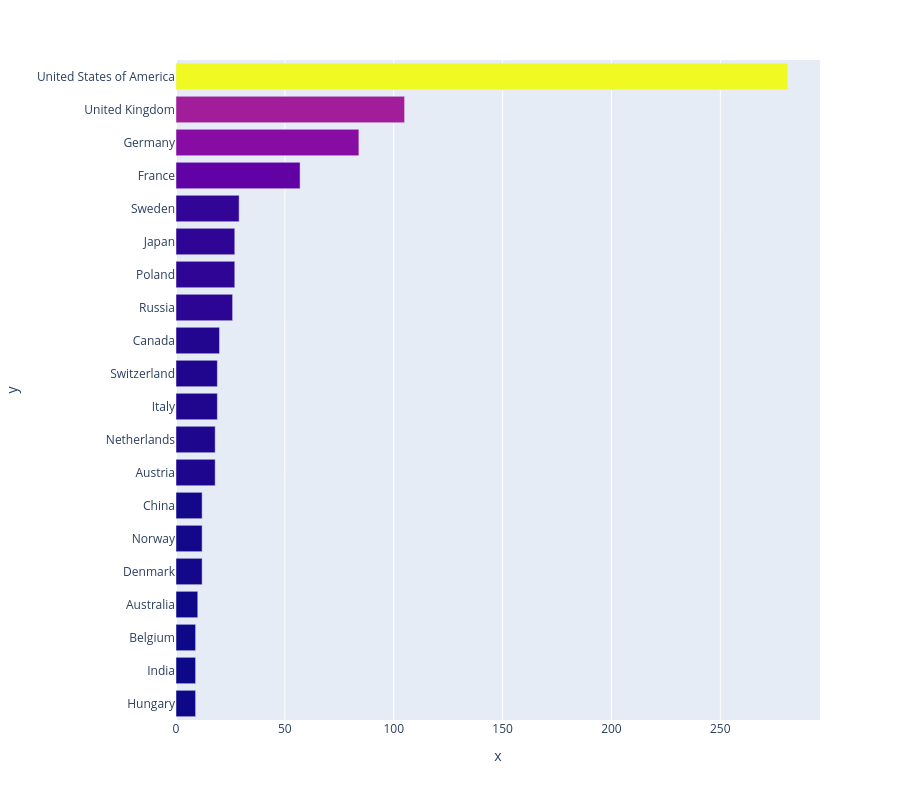

Source (notebook cell):
### Code cell
h_bar = px.bar(x=top20_countries.prize, 
               y=top20_countries.birth_country_current,
               color=top20_countries.prize,
               orientation="h", 
               height=800)

h_bar.update_layout(coloraxis_showscale=False)

h_bar.show()

### Figure 1 — Plotly figure (JSON) as saved in the notebook; plotly's stock layout.template omitted (floating-point values rounded to 4 significant figures)
{"data": [{"hovertemplate": "x=%{x}<br>y=%{y}<br>color=%{marker.color}<extra></extra>", "legendgroup": "", "marker": {"color": [9, 9, 9, 10, 12, 12, 12, 18, 18, 19, 19, 20, 26, 27, 27, 29, 57, 84, 105, 281], "coloraxis": "coloraxis", "pattern": {"shape": ""}}, "name": "", "orientation": "h", "showlegend": false, "textposition": "auto", "type": "bar", "x": [9, 9, 9, 10, 12, 12, 12, 18, 18, 19, 19, 20, 26, 27, 27, 29, 57, 84, 105, 281], "xaxis": "x", "y": ["Hungary", "India", "Belgium", "Australia", "Denmark", "Norway", "China", "Austria", "Netherlands", "Italy", "Switzerland", "Canada", "Russia", "Poland", "Japan", "Sweden", "France", "Germany", "United Kingdom", "United States of America"], "yaxis": "y"}], "layout": {"barmode": "relative", "coloraxis": {"colorbar": {"title": {"text": "color"}}, "colorscale": [[0, "#0d0887"], [0.1111, "#46039f"], [0.2222, "#7201a8"], [0.3333, "#9c179e"], [0.4444, "#bd3786"], [0.5556, "#d8576b"], [0.6667, "#ed7953"], [0.7778, "#fb9f3a"], [0.8889, "#fdca26"], [1, "#f0f921"]], "showscale": false}, "height": 800, "legend": {"tracegroupgap": 0}, "margin": {"t": 60}, "xaxis": {"anchor": "y", "domain": [0, 1], "title": {"text": "x"}}, "yaxis": {"anchor": "x", "domain": [0, 1], "title": {"text": "y"}}}}
